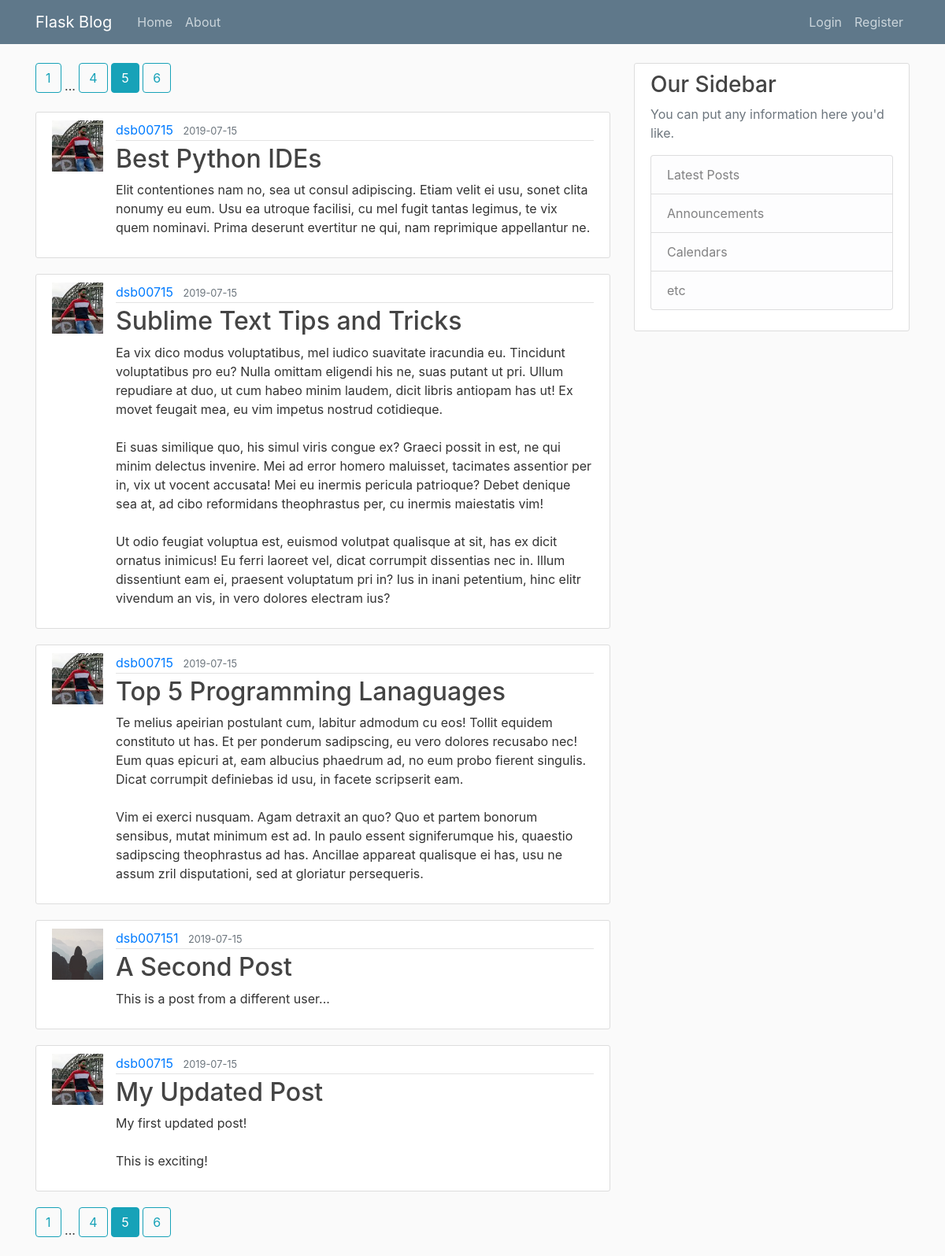
/home?page=5, run on the app's committed database.
### app/models.py (models this page shows, shortened)
class Post(_db.Model):
    id = _db.Column(_db.Integer, primary_key=True)
    title = _db.Column(_db.String(100), nullable=False)
    date_posted = _db.Column(_db.DateTime, nullable=False, default=datetime.utcnow)
    content = _db.Column(_db.Text, nullable=False)
    user_id = _db.Column(_db.Integer, _db.ForeignKey('user.id'), nullable=False)

class User(_db.Model, UserMixin):
    id = _db.Column(_db.Integer, primary_key=True)
    username = _db.Column(_db.String(20), unique=True, nullable=False)
    email = _db.Column(_db.String(120), unique=True, nullable=False)
    image_file = _db.Column(_db.String(20), default='default.jpg')
    password = _db.Column(_db.String(60), nullable=False)
    posts = _db.relationship('Post', backref='author', lazy=True)

### app/main/routes.py (the view)
@main.route('/')
@main.route('/home')
def home_page():
    page = request.args.get('page', 1, type=int)
    posts = Post.query.order_by(Post.date_posted.desc()).paginate(page=page, per_page=5)
    return render_template('home.html', posts=posts)

### app/templates/home.html
<!DOCTYPE html>
{% extends "layout.html" %}
{% block content %}
    {% include "pagination.html" %}
    {% for post in posts.items %}
        <article class="media content-section">
            <img class="rounder-circle article-img"
                 src="{{ url_for('static', filename='profile_pics/' + post.author.image_file) }}" alt="">
            <div class="media-body">
                <div class="article-metadata">
                    <a class="mr-2" href="{{ url_for('users.user_post', username=post.author.username) }}">{{ post.author.username }}</a>
                    <small class="text-muted">{{ post.date_posted.strftime('%Y-%m-%d') }}</small>
                </div>
                <h2><a class="article-title" href="{{ url_for('posts.post', post_id=post.id) }}">{{ post.title }}</a></h2>
                <p class="article-content">{{ post.content }}</p>
            </div>
        </article>
    {% endfor %}
    {% include "pagination.html" %}
{% endblock content %}

### app/static/main.css (style rules this page uses)
body { background: #fafafa; color: #333333; margin-top: 5rem; }
h1, h2, h3, h4, h5, h6 { color: #444444; }
.content-section { background: #ffffff; padding: 10px 20px; border: 1px solid #dddddd; border-radius: 3px; margin-bottom: 20px; }
.article-title { color: #444444; }
.article-content { white-space: pre-line; }
.article-img { height: 65px; width: 65px; margin-right: 16px; }
.article-metadata { padding-bottom: 1px; margin-bottom: 4px; border-bottom: 1px solid #e3e3e3 }

### data on the page
Post: image_file (picture), author.username "dsb00715", date_posted "2019-07-15", title "Best Python IDEs", content "Elit contentiones nam no, sea ut consul adipiscing. Etiam velit ei usu, sonet clita nonumy eu eum. Usu ea utroque facilisi, cu mel fugit tantas legimus, te vix quem nominavi. Prima deserunt evertitur ne qui, nam reprimique appellantur ne."
Post: image_file (picture), author.username "dsb00715", date_posted "2019-07-15", title "Sublime Text Tips and Tricks", content "Ea vix dico modus voluptatibus, mel iudico suavitate iracundia eu. Tincidunt voluptatibus pro eu? Nulla omittam eligendi his ne, suas putant ut pri. Ullum repudiare at duo, ut cum habeo minim laudem, dicit libris antiopam has ut! Ex movet feugait mea, eu vim impetus nostrud cotidieque. Ei suas similique quo, his simul viris congue ex? Graeci possit in est, ne qui minim delectus invenire. Mei ad error homero maluisset, tacimates assentior per in, vix ut vocent accusata! Mei eu inermis pericula patrioque? Debet denique sea at, ad cibo reformidans theophrastus per, cu inermis maiestatis vim! Ut odio feugiat voluptua est, euismod volutpat qualisque at sit, has ex dicit ornatus inimicus! Eu…"
Post: image_file (picture), author.username "dsb00715", date_posted "2019-07-15", title "Top 5 Programming Lanaguages", content "Te melius apeirian postulant cum, labitur admodum cu eos! Tollit equidem constituto ut has. Et per ponderum sadipscing, eu vero dolores recusabo nec! Eum quas epicuri at, eam albucius phaedrum ad, no eum probo fierent singulis. Dicat corrumpit definiebas id usu, in facete scripserit eam. Vim ei exerci nusquam. Agam detraxit an quo? Quo et partem bonorum sensibus, mutat minimum est ad. In paulo essent signiferumque his, quaestio sadipscing theophrastus ad has. Ancillae appareat qualisque ei has, usu ne assum zril disputationi, sed at gloriatur persequeris."
Post: image_file (placeholder picture), author.username "dsb007151", date_posted "2019-07-15", title "A Second Post", content "This is a post from a different user..."
Post: image_file (picture), author.username "dsb00715", date_posted "2019-07-15", title "My Updated Post", content "My first updated post! This is exciting!"

### other printed values
{{ page_num }} "1" "4" "6" "1" "4" "6"
{{ page_num }} "5" "5"
